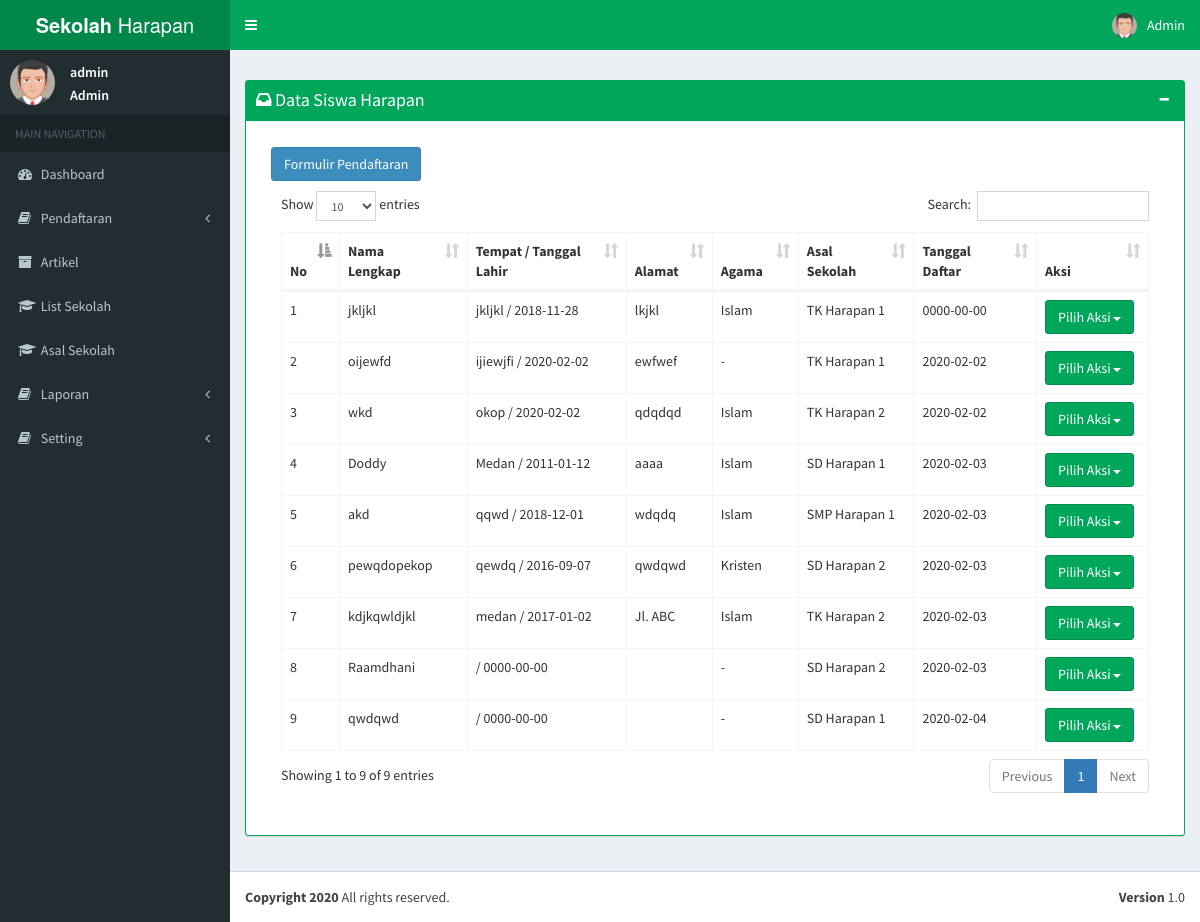
Screenshot of /admin/home.php?page=daftar/tampil.php (signed in) with the database file from the repository.
### tables this page shows
CREATE TABLE IF NOT EXISTS `siswa` (
  `id_siswa` int(6) NOT NULL AUTO_INCREMENT,
  `nosttb` varchar(100) NOT NULL,
  `id_sekolah` int(6) NOT NULL,
  `nama` varchar(60) NOT NULL,
  `tempat_lahir1` varchar(60) NOT NULL,
  `tgl1` date NOT NULL,
  `jk` varchar(10) NOT NULL,
  `gol_darah1` varchar(10) NOT NULL,
  `alamat1` text NOT NULL,
  `anak_no` float NOT NULL,
  `kandung` float NOT NULL,
  `tiri` float NOT NULL,
  `angkat` float NOT NULL,
  `anak_tsb` varchar(10) NOT NULL,
  `bahasa` varchar(10) NOT NULL,
  `warga1` varchar(15) NOT NULL,
  `agama1` varchar(10) NOT NULL,
  `notel1` float NOT NULL,
  `email` varchar(20) NOT NULL,
  `n_ayah` varchar(60) NOT NULL,
  `n_ayah_t` varchar(60) NOT NULL,
  `tempat_lahir2` varchar(60) NOT NULL,
  `tgl2` date NOT NULL,
  `agama2` varchar(10) NOT NULL,
  `p_ayah` varchar(20) NOT NULL,
  `warga2` varchar(20) NOT NULL,
  `alamat2` text NOT NULL,
  `notel2` float NOT NULL,
  `alamat3` text NOT NULL,
  `notel3` float NOT NULL,
  `gol_darah2` varchar(5) NOT NULL,
  `n_ibu` varchar(60) NOT NULL,
  `n_ibu_t` varchar(60) NOT NULL,
  `tempat_lahir3` varchar(60) NOT NULL,
  `tgl3` date NOT NULL,
  `agama3` varchar(20) NOT NULL,
  `p_ibu` varchar(20) NOT NULL,
  `warga3` varchar(20) NOT NULL,
  `alamat4` text NOT NULL,
  `notel4` float NOT NULL,
  `alamat5` text NOT NULL,
  `notel5` float NOT NULL,
  `gol_darah3` varchar(20) NOT NULL,
  `tgl_daftar` date NOT NULL,
  `id_asal` int(10) NOT NULL,
  `note_sekolah` varchar(100) NOT NULL,
  PRIMARY KEY (`id_siswa`)
);

CREATE TABLE IF NOT EXISTS `asal_sekolah` (
  `id_asal` int(10) NOT NULL AUTO_INCREMENT,
  `nama_asal` varchar(100) NOT NULL,
  PRIMARY KEY (`id_asal`)
);

### admin/include/daftar/tampil.php (the view, shortened to what this page needs)
<div class="row">
  <div class="col-md-12">
    <div class="box box-success box-solid">
      <div class="box-header with-border">
        <h3 class="box-title">
          <i class="fa fa-inbox"></i> Data Siswa Harapan
        </h3>
        <div class="box-tools pull-right">
          <button class="btn btn-box-tool" data-widget="collapse"><i class="fa fa-minus"></i></button>
        </div>
      </div>
      <div class="box-body">
        <section class="content">
          <div class="row">
            <div class="col-md-12">
                <a href="?page=daftar/form.php">
                  <button type="submit" class="btn btn-primary tambah">Formulir Pendaftaran</button>
                </a>
              <div class="box-body">
                <table id="example1" class="table table-bordered table-hover">
                  <thead>
                    <tr>
                      <th>No</th>
                      <th>Nama Lengkap</th>
                      <th>Tempat / Tanggal Lahir</th>
                      <th>Alamat</th>
                      <th>Agama</th>
                      <th>Asal Sekolah</th>
                      <th>Tanggal Daftar</th>
                      <th>Aksi</th>
                    </tr>
                  </thead>
                  <tbody>
                    <?php
                      include 'include/config.php';
                      $sql = "SELECT * FROM siswa s, asal_sekolah a where s.id_asal=a.id_asal and s.note_sekolah=''";
                      $query = mysqli_query($db, $sql);
                      $no = 1;
                      while ($ambil = mysqli_fetch_array($query, MYSQLI_ASSOC)) {
                        $nama = $ambil['nama'];
                        $tempat_lahir1 = $ambil['tempat_lahir1'];
                        $tgl1 = $ambil['tgl1'];
                        $alamat1 = $ambil['alamat1'];
                        $agama1 = $ambil['agama1'];
                        $nama_asal = $ambil['nama_asal'];
                        $tgl_daftar = $ambil['tgl_daftar'];
                    ?>
                    <tr>
                      <td><?php echo $no++; ?></td>
                      <td><?php echo $nama; ?></td>
                      <td><?php echo $tempat_lahir1." / ".$tgl1; ?></td>
                      <td><?php echo $alamat1; ?></td>
                      <td><?php echo $agama1; ?></td>
                      <td><?php echo $nama_asal; ?></td>
                      <td><?php echo $tgl_daftar; ?></td>
                      <td>
                        <div class="dropdown">
                          <button id="dLabel" class="btn btn-success" type="button" data-toggle="dropdown" aria-haspopup="true" aria-expanded="false">
                            Pilih Aksi
                            <span class="caret"></span>
                          </button>
                        </div>
                      </td>
                    </tr>
                    <?php
                      }
                    ?>
                  </tbody>
                </table>
              </div>
            </div>
          </div>
        </section>
      </div>
    </div>
  </div>
</div>

### rows the page displays
siswa: nama "jkljkl", tempat_lahir1 "jkljkl", tgl1 "2018-11-28", alamat1 "lkjkl", agama1 "Islam", id_asal.nama_asal "TK Harapan 1", tgl_daftar "0000-00-00"
siswa: nama "oijewfd", tempat_lahir1 "ijiewjfi", tgl1 "2020-02-02", alamat1 "ewfwef", agama1 "-", id_asal.nama_asal "TK Harapan 1", tgl_daftar "2020-02-02"
siswa: nama "wkd", tempat_lahir1 "okop", tgl1 "2020-02-02", alamat1 "qdqdqd", agama1 "Islam", id_asal.nama_asal "TK Harapan 2", tgl_daftar "2020-02-02"
siswa: nama "Doddy", tempat_lahir1 "Medan", tgl1 "2011-01-12", alamat1 "aaaa", agama1 "Islam", id_asal.nama_asal "SD Harapan 1", tgl_daftar "2020-02-03"
siswa: nama "akd", tempat_lahir1 "qqwd", tgl1 "2018-12-01", alamat1 "wdqdq", agama1 "Islam", id_asal.nama_asal "SMP Harapan 1", tgl_daftar "2020-02-03"
siswa: nama "pewqdopekop", tempat_lahir1 "qewdq", tgl1 "2016-09-07", alamat1 "qwdqwd", agama1 "Kristen", id_asal.nama_asal "SD Harapan 2", tgl_daftar "2020-02-03"
siswa: nama "kdjkqwldjkl", tempat_lahir1 "medan", tgl1 "2017-01-02", alamat1 "Jl. ABC", agama1 "Islam", id_asal.nama_asal "TK Harapan 2", tgl_daftar "2020-02-03"
siswa: nama "Raamdhani", tgl1 "0000-00-00", agama1 "-", id_asal.nama_asal "SD Harapan 2", tgl_daftar "2020-02-03"
siswa: nama "qwdqwd", tgl1 "0000-00-00", agama1 "-", id_asal.nama_asal "SD Harapan 1", tgl_daftar "2020-02-04"

### other values shown
$username "Admin"
$username "admin"
$status_user "Admin"
